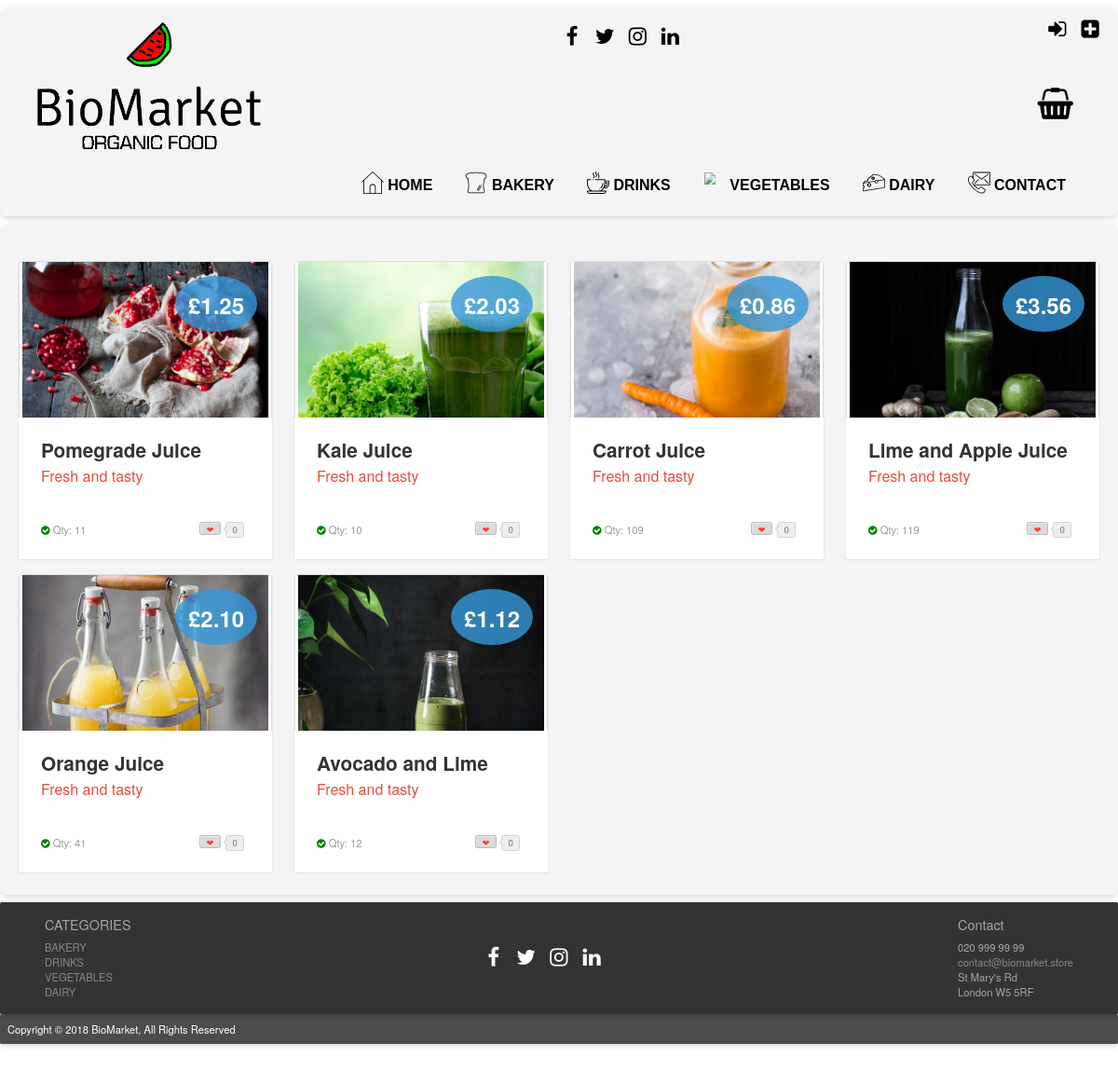
The app's page /?page=products_drinks with its own data.
### tables this page shows
CREATE TABLE IF NOT EXISTS `products` (
  `prod_id` int(11) NOT NULL AUTO_INCREMENT,
  `prod_name` varchar(50) NOT NULL,
  `price` decimal(5,2) NOT NULL,
  `sup_id` int(11) NOT NULL,
  `prod_dsc` varchar(230) NOT NULL,
  `prod_img` text NOT NULL,
  `cat_id` int(11) NOT NULL,
  `sto_qty` int(8) NOT NULL,
  PRIMARY KEY (`prod_id`),
  KEY `sup_id` (`sup_id`),
  KEY `cat_id` (`cat_id`)
);

### index.php (called while the page is built, shortened)
<?php
include "php/config.php";
$page = "home";
if (isset($_GET["page"])) {
    $page = basename($_GET["page"]);
}
if (file_exists("php/".$page.".php")) {
    include "php/".$page.".php";
}
include "layout.php";

### php/config.php (called while the page is built, shortened)
<?php
function is_logged_in()
{
    return isset($_SESSION["logged_in"]) && ($_SESSION["logged_in"] == true);
}
function get_user_level()
{
    $level = "VISITOR";
    return $level;
}

### php/products_drinks.php (the view, shortened to what this page needs)
<!DOCTYPE html>
<html lang="en">
    <?php
    $userlevel = get_user_level();
    ?>
    <head>
        <link rel="stylesheet prefetch" href="css/__codepen_io_andytran_pen.css">
        <link rel="stylesheet" href="css/stylelogin.css">
        <link rel="stylesheet" href="css/product_card_style.css">
    </head>
    <body>
        <section class="category-section">
            <div class="container">
                <div class="row">
                    <?php
                    $search = "SELECT * FROM products WHERE cat_id = '2' ORDER BY prod_id ASC";
                    $result = mysqli_query($mysqli, $search);
                    while ($row = mysqli_fetch_assoc($result)) {
                        if (!$row["sto_qty"] <= 0) {
                            if ($userlevel == "MEMBER") {
                                ?>
                                <div class="col-lg-3 col-sm-6 col-xs-12" ><a href="#"></a>
                                    <div class="post-module">
                                        <div class="thumbnail">
                                            <div class="price">
                                                <div class="deal">&pound<?php echo $row["price"] ?></div>
                                            </div><img alt="product example" src="<?php echo $row["prod_img"] ?>">
                                        </div>
                                        <div class="post-content">
                                            <div class="category">
                                                <?php
                                                print '<div class="toCard"><a href="?page=product_page&prod_id=' . $row["prod_id"] . '&action=add_to_basket">Add to Basket</a>
                    </div> ';
                                                ?>
                                            </div>
                                            <h1 class="title"><?php echo $row["prod_name"] ?></h1>
                                            <h2 class="sub_title">Fresh and tasty</h2>
                                            <p class="description"><?php echo $row["prod_dsc"] ?>
                                            <div class="post-meta">
                                                <span class="showStock"><i class="fa fa-check-circle"></i>
                                                    <a>Qty: <?php echo $row["sto_qty"] ?></a></span><a href="#" title="Love it" class="btn btn-counter" data-count="0"><span>&#x2764;</span></a></div>
                                        </div>
                                    </div>
                                </div>
                                <?php
                            } else {
                                ?>
                                <div class="col-lg-3 col-sm-6 col-xs-12" ><a href="#"></a>
                                    <div class="post-module">
                                        <div class="thumbnail">
                                            <div class="price">
                                                <div class="deal">&pound<?php echo $row["price"] ?></div>
                                            </div><img alt="product example" src="<?php echo $row["prod_img"] ?>">
                                        </div>
                                        <div class="post-content">
                                            <h1 class="title"><?php echo $row["prod_name"] ?></h1>
                                            <h2 class="sub_title">Fresh and tasty</h2>
                                            <p class="description"><?php echo $row["prod_dsc"] ?>
                                            <div class="post-meta">
                                                <span class="showStock"><i class="fa fa-check-circle"></i>
                                                    <a>Qty: <?php echo $row["sto_qty"] ?></a></span><a href="#" title="Love it" class="btn btn-counter" data-count="0"><span>&#x2764;</span></a></div>
                                        </div>
                                    </div>
                                </div>
                                <?php
                            }
                        }
                    }
                    ?>
                </div>
            </div>
        </section>
    </body>
</html>

### css/style.css (style rules this page uses)
html { font-family: 'Helvetica', 'Arial', 'sans-serif'; }
* { margin: 0; padding: 0; border: 0; font-size: 100%; font: inherit; vertical-align: baseline; }
body { zoom: 0.8; -moz-transform: scale(1); -moz-transform: zoom(0.8); -moz-transform-origin: 50 50; margin: 0 auto; }
a:link { color: black; text-decoration: none; }
.footer-section { color: #fff; max-width: 1500px; height: 150px; margin: auto; background-color: rgb(0, 0, 0, 0.8); margin-top: 10px; padding: 10px; box-shadow: 0 2px 4px -1px rgba(0, 0, 0, 0.06), 0 4px 5px 0 rgba(0, 0, 0, 0.06), 0 1px 10px 0 rgba(0, 0, 0, 0.08); border-radius: 2px; position: relative; overflow: hidden; }
.post-footer { color: #fff; max-width: 1500px; height: 40px; margin: auto; background-color: rgb(0, 0, 0, 0.7); margin-top: 0px; padding: 10px; box-shadow: 0 2px 4px -1px rgba(0, 0, 0, 0.06), 0 4px 5px 0 rgba(0, 0, 0, 0.06), 0 1px 10px 0 rgba(0, 0, 0, 0.08); border-radius: 2px; position: relative; overflow: hidden; }
.footer-section:after { content: ""; display: table; clear: both; }
.footer-cat { color: #a6a6a6; text-transform: uppercase; float: left; margin-left: 50px; }
.footer-cat ul { list-style-type: none; }
.footer-cat ul > li a:visited, .footer-cat ul > li a:link { color: #878787; }
.footer-contact { color: #a6a6a6; float: right; margin-right: 50px; }
.footer-contact ul { list-style-type: none; }
.footer-contact ul > li a:visited, .footer-contact ul > li a:link { color: #878787; }
.social-link-footer { text-align: center; margin-top: 50px; }
.social-link-footer li { display: inline-block; vertical-align: central; margin-right: 5px; }
.social-link-footer li a { width: 35px; height: 35px; text-align: center; line-height: 35px; border-width: 0px; display: block; color: #fff; -webkit-transition: all .2s ease; -moz-transition: all .2s ease; -o-transition: all .2s ease; transition: all .2s ease; }
.category-section { max-width: 1500px; position: relative; margin: 10px auto auto auto; padding: 10px; background-color: rgb(242, 242, 242, 0.8); box-shadow: 0 2px 4px -1px rgba(0, 0, 0, 0.06), 0 4px 5px 0 rgba(0, 0, 0, 0.06), 0 1px 10px 0 rgba(0, 0, 0, 0.08); border-radius: 10px; overflow: hidden; }

### records on screen
products: price "1.25", prod_img (picture), prod_name "Pomegrade Juice", sto_qty "11"
products: price "2.03", prod_img (picture), prod_name "Kale Juice", sto_qty "10"
products: price "0.86", prod_img (picture), prod_name "Carrot Juice", sto_qty "109"
products: price "3.56", prod_img (picture), prod_name "Lime and Apple Juice", sto_qty "119"
products: price "2.10", prod_img (picture), prod_name "Orange Juice", sto_qty "41"
products: price "1.12", prod_img (picture), prod_name "Avocado and Lime", sto_qty "12"
